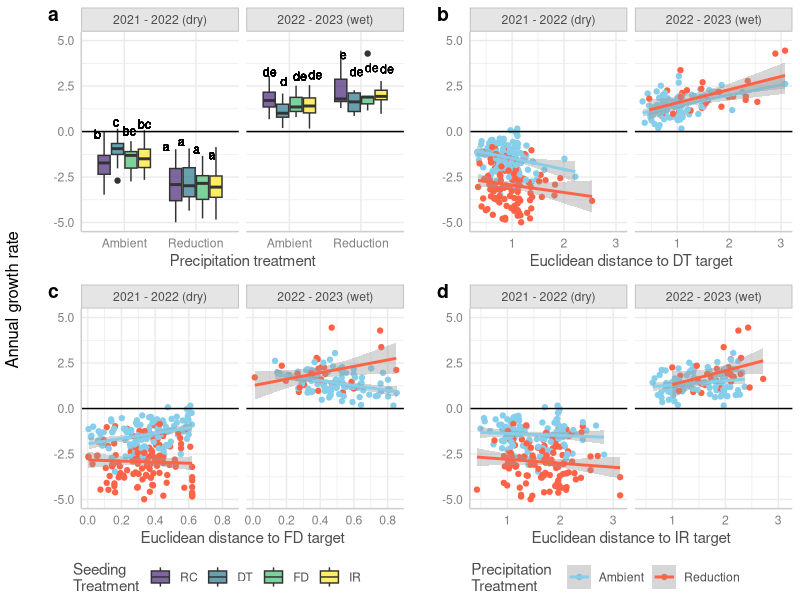

Write the R code that produced this figure. (Note: this script raises an error after producing the figure.)
#### Analysis of drought treatments, WY 
#### how does drought effect native species in the different seeded communities? and
#### with our distance from targets?
#### Are DT communities more tolerant of drought than random? than FD? 
#### Are communities with more DT-target traits more tolerant of drought?

## packages
library(tidyverse)
library(lme4)
library(lmerTest)
library(ggeffects)

## read in all data and clean to create master dataframe
comp.wy <- read.csv("data/comp_wy_plot.csv") # Wyoming species comp data 
comp.wy <- comp.wy %>% filter(year != "2020") #remove pre-treatment data
#correct factor columns
comp.wy <- comp.wy %>% select(-drought)
comp.wy$year<-as.factor(comp.wy$year)
comp.wy$trt <- as.factor(comp.wy$trt)
comp.wy$block <- as.factor(comp.wy$block)
comp.wy <- comp.wy %>% mutate(trt = str_replace(trt, "^r$", "rand")) #make r match rand in cwm df

cwm.wy <- read.csv("data/cwm_wy(plot).csv")# Wyoming CWM data
cwm.wy$year <- as.factor(cwm.wy$year)
#make new sequence column
cwm.wy <- cwm.wy %>% mutate(yrorder = ifelse(year=="2021","1",
                                             ifelse(year=="2022","2",
                                                    ifelse(year=="2023","3","0"))))
cwm.wy$yrorder <- as.numeric(cwm.wy$yrorder)
#add plot ID column (but give NA to target/predicted communities)
cwm.wy <- cwm.wy %>% 
  mutate(plot = paste(block, trt, year, sep = "."))
cwm.wy <- cwm.wy %>% filter(year != "0") #remove predicted/target communities

cwm.wy <- cwm.wy %>% select(-c(rootdiam,veg)) #remove CWM rootdiam column to avoid confusion
cwmFD <- read.csv("data/cwm_raoq_wy(plot).csv") #add FD for traits that need it (rootdiam/veg)
cwmFD <- cwmFD %>% select(block,trt,year,drought,rootdiam,veg, full) #only columns we need
cwm.wy <- merge(cwm.wy,cwmFD, all.x=T)

# combine to master df (remove spp columns for now)
allwy <- merge(comp.wy[,-c(5:60)],cwm.wy, by=c("year","trt","block"))
allwy$trt <- as.factor(allwy$trt)

# also combine CWM_distances dataframe to master df 
wydist <- read.csv("data/cwm_maxdistances_wy(plot).csv")
#break apart distances ID to make wider and merge together
wydist <- separate(wydist, trt.b.y, into = c("trt", "block", "year"), sep = "\\.")
wydist <- wydist %>% mutate(trt = str_replace(trt, "^r$", "rand")) #make r match rand in cwm df

allwy <- merge(allwy,wydist, by=c("year","trt","block"), all.x=T)
allwy$trt <- as.factor(allwy$trt)
allwy$block <- as.factor(allwy$block)
allwy$year <- as.factor(allwy$year)
#allwy$subplot <- as.factor(allwy$subplot)
allwy$drought <- as.factor(allwy$drought)

### how many WY 2022+2023 data need to be dropped from CWM calculations 
subvalid <- comp.wy %>% group_by(block,trt,year) %>%
  mutate(propnative = nativecov.plot/totcov.plot*100) %>% 
  filter(propnative < 80)
table(subvalid$year)
(17+132)/(512*3)*100 # only 10% total observation to remove
allwy <- allwy %>% 
  mutate(propnative = nativecov.plot/totcov.plot*100)

## Ensure levels are correctly compared in models
allwy$trt <- relevel(allwy$trt, ref = "rand") #make random communities the reference level
allwy$drought <- relevel(allwy$drought, ref = "cntl") #make ambient precip the reference level
#for visuals
droughtcolswy <- c("cntl"="skyblue", "drt"="tomato") #create variable for color

#### remove all plots where CWM could not be validly calculated
suballwy <- allwy %>% filter(propnative >= 80)

#attach previous years cover as a column to calculate response ratio  
grate21 <- suballwy %>% filter(year=="2021")
grate21 <- grate21 %>% select(c(block,trt,nativecov.plot))
colnames(grate21) <- c("block", "trt","covprevyr")
grate21$year <- "2022"
grate22 <- suballwy %>% filter(year=="2022")
grate22 <- grate22 %>% select(c(block,trt,nativecov.plot))
colnames(grate22) <- c("block", "trt","covprevyr")
grate22$year <- "2023"
forgrate <- bind_rows(grate21,grate22)
wydat <- merge(suballwy, forgrate, all.x=T)

#find annual growth rate
wydat <- wydat %>% mutate(growrate = nativecov.plot/covprevyr)
wydat$log.gr <- log(wydat$growrate) 
wydatno21 <- wydat %>% filter(year!="2021")
#testnoD <- testno %>% filter(drought=="cntl")

#model
summary(trtmod<-lmer(log.gr~trt*drought*year+ (1|block), wydatno21))
summary(dtmod <- lmer(log.gr~distdt*drought*year+ (1|block), wydatno21))
summary(fdmod <- lmer(log.gr~distfd*drought*year+ (1|block), wydatno21))
summary(irmod <- lmer(log.gr~distir*drought*year+ (1|block), wydatno21))

#anova(lmer(log.gr~distdt*trt*distfd*drought*year+ (1|block), testno))


#### Making plots
## create label names for facets used in all plots:
labelnames.wy <- c('2022' = "2021 - 2022 (dry)",
                   '2023' = "2022 - 2023 (wet)")

## ~ seeding treatment
#create letters for plotting:
library(emmeans)
# Step 1: Get the emmeans for the interaction of trt, drought, and year
emm_trt <- emmeans(trtmod, ~ trt * drought * year)
## # Step 2: Obtain pairwise contrasts for the interaction
## contrast_trt <- contrast(emm_trt, method = "pairwise")
# Step 2: Generate the compact letter display using multcomp::cld
letters <- multcomp::cld(emm_trt, alpha = 0.05, Letters = letters, adjust = "tukey")
# Step 3: Convert the results to a data frame
letters_df <- as.data.frame(letters)
# Step 4: Create a temporary data frame with the desired y-position for plotting
dttemp2 <- wydatno21 %>%
  group_by(drought, trt, year) %>%
  summarise(yposition = quantile(log.gr,.8, na.rm = T), .groups = 'drop')
# Step 5: Merge the letter results with the y-position data
dttemp2 <- merge(letters_df, dttemp2, by = c("drought", "trt","year"))
# Merge with the original data to get the final dataset
dttemp3 <- merge(wydatno21, dttemp2, by = c("drought", "trt", "year"), all = TRUE)

#plot:
dissboxwy <- ggplot(dttemp3, aes(y=log.gr,x=drought,fill=trt))+
  geom_boxplot()+
  geom_text(aes(y=yposition,label = .group), 
            position = position_dodge(width = .85), 
            vjust = -1.75,
            hjust = .6,
            size=3)+
  scale_x_discrete(labels = c("Ambient", "Reduction"))+
  ylim(c(-5,5))+
  #scale_fill_manual(values = c("#482576B3","#2A788EB3","#43BF71B3"),
  #                  labels = c("RC","DT","FD"))+ #viridis::viridis(4, option="D",begin = .1, end = 1, alpha = 0.7)
  scale_fill_viridis_d(option = "D", begin = .1, end = 1, alpha = 0.7,
                      labels = c("RC","DT","FD","IR"))+
  facet_wrap(~year,scales="fixed", labeller = as_labeller(labelnames.wy))+
  geom_hline(yintercept =0,col="black")+
  labs(y=" ", fill="Seeding 
Treatment", x = "Precipitation treatment")+
  theme_ggeffects()


## ~ distance to DT traits
distdtwy <- ggplot(wydatno21, aes(y=log.gr,x=distdt,col=drought))+
  geom_point()+
  geom_smooth(method = "lm")+
  scale_color_manual(values=droughtcolswy, labels = c("Ambient", "Reduction"))+
  facet_wrap(~year, labeller = as_labeller(labelnames.wy))+
  labs(y=" ", x="Euclidean distance to DT target", col="Precipitation 
Treatment")+
  ylim(c(-5,5))+
  geom_hline(yintercept =0,col="black")+
  #stat_cor(label.y = c(c(3,3.5),c(-2.5,-2.6)))+
  #geom_hline(yintercept =0,col="black")+
  theme_ggeffects()

## ~ distance to IR traits
distirwy <- ggplot(wydatno21, aes(y=log.gr,x=distir,col=drought))+
  geom_point()+
  geom_smooth(method = "lm")+
  scale_color_manual(values=droughtcolswy, labels = c("Ambient", "Reduction"))+
  facet_wrap(~year, labeller = as_labeller(labelnames.wy))+
  labs(y=" ", x="Euclidean distance to IR target", col="Precipitation 
Treatment")+
  ylim(c(-5,5))+
  geom_hline(yintercept =0,col="black")+
  #stat_cor(label.y = c(c(3,3.5),c(-2.5,-2.6)))+
  #geom_hline(yintercept =0,col="black")+
  theme_ggeffects()

## ~ distance to FD traits
#wydatno21 <- wydatno21 %>% mutate(grass= ifelse(graminoid >= .51, "grassy","forby"))
distfdwy <- ggplot(wydatno21, aes(y=log.gr,x=distfd,col=drought))+
  geom_point()+
  geom_smooth(method = "lm")+
  scale_color_manual(values=droughtcolswy, labels = c("Ambient", "Reduction"))+
  facet_grid(~year, labeller = as_labeller(labelnames.wy))+
  labs(y=" ", x="Euclidean distance to FD target", col="Precipitation 
Treatment")+
  ylim(c(-5,5))+
  geom_hline(yintercept =0,col="black")+
  #stat_cor(label.y = c(c(3,3.5),c(-2.5,-2.6)))+
  #geom_hline(yintercept =0,col="black")+
  theme_ggeffects()

#### combined figures
library(ggpubr)
wyfigtop <- ggarrange(dissboxwy,distfdwy, nrow=2,
                      common.legend = T, legend = "bottom",
                      labels = c("a","c"),label.x = .05)
wyfigbottom <-ggarrange(distdtwy,distirwy, nrow=2,
                        common.legend = T, legend = "bottom",
                        labels = c("b","d"),label.x = .05)
wyfigdrought <- ggarrange(wyfigtop,wyfigbottom, ncol=2)
wyfigdrought <- annotate_figure(wyfigdrought,
                                left="Annual growth rate")

tiff("figures/droughtfigwy.tiff", res=400, height = 5,width =8, "in",compression = "lzw")
wyfigdrought
dev.off()





################################################################

#####output of models as formatted tables for supplemental:
library(lme4)
library(broom.mixed)
library(knitr)
library(kableExtra)

model_summary <- tidy(dtmod)

# Separate fixed and random effects
fixed_effects <- model_summary %>% filter(effect == "fixed")
random_effects <- model_summary %>% filter(effect == "ran_pars")

# Adjusting Terms to be More Descriptive
fixed_effects <- fixed_effects %>%
  mutate(term = recode(term,
                       `(Intercept)` = "Intercept",
                       `trt1` = "Treatment 1",
                       `trt2` = "Treatment 2",
                       `trt3` = "Treatment 3",
                       `drought1` = "Drought Level 1",
                       `drought2` = "Drought Level 2",
                       `year1` = "Year 1",
                       `year2` = "Year 2"))

random_effects <- random_effects %>%
  mutate(term = recode(term,
                       `(Intercept)` = "Intercept"))

# Combine fixed and random effects with proper column names
fixed_effects <- fixed_effects %>%
  select(term, estimate, std.error, statistic, p.value) %>%
  mutate(effect_type = "Fixed Effect")

random_effects <- random_effects %>%
  select(term, estimate, std.error) %>%
  mutate(statistic = NA, p.value = NA, effect_type = "Random Effect")

# Rename columns to be more descriptive
colnames(fixed_effects) <- c("Term", "Estimate", "Std. Error", "Statistic", "P-value", "Effect Type")
colnames(random_effects) <- c("Term", "Estimate", "Std. Error", "Statistic", "P-value", "Effect Type")

# Combine both into one dataframe
combined_effects <- bind_rows(fixed_effects, random_effects)

# Create the table
table<-kable(combined_effects, caption = "Summary of Linear Mixed-Effects Model", digits = 3) %>%
  kable_styling(bootstrap_options = c("striped", "hover", "condensed", "responsive"),full_width = F, position = "left")

# Save the table as HTML
save_kable(table, "model_summaryirca.doc")
